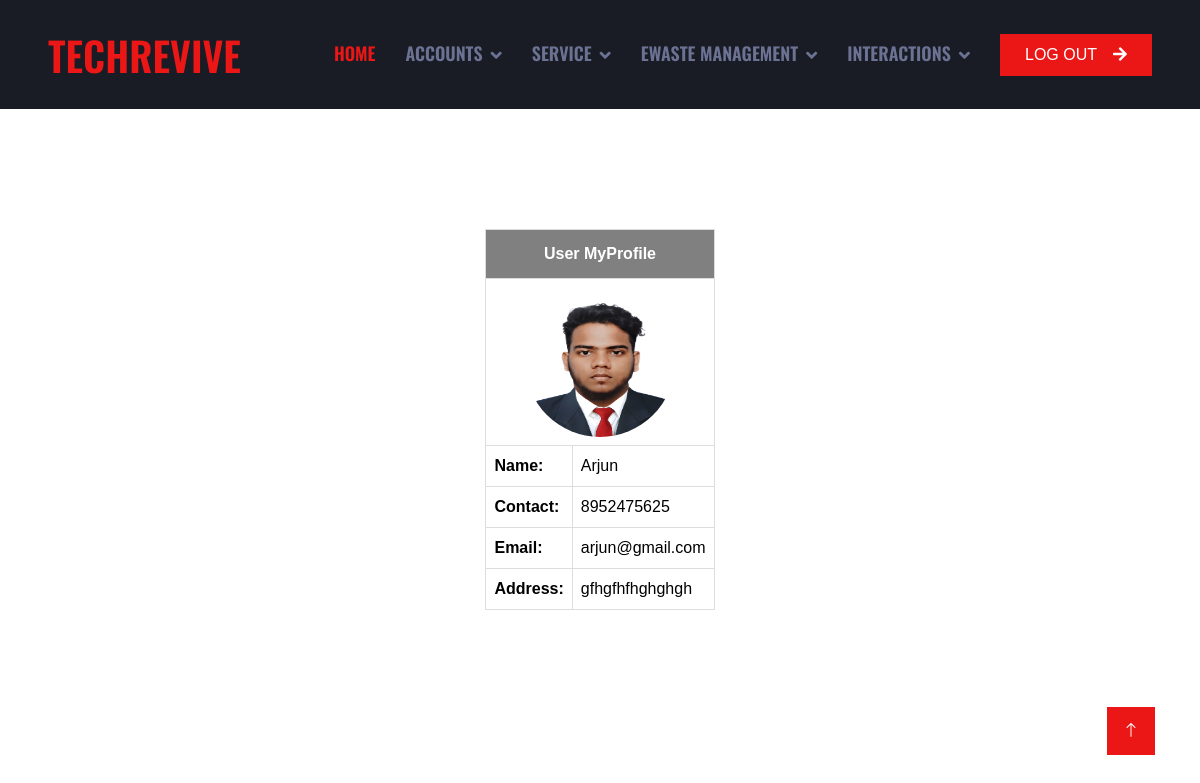
The app's page /User/userprofile/ (signed in), older data.
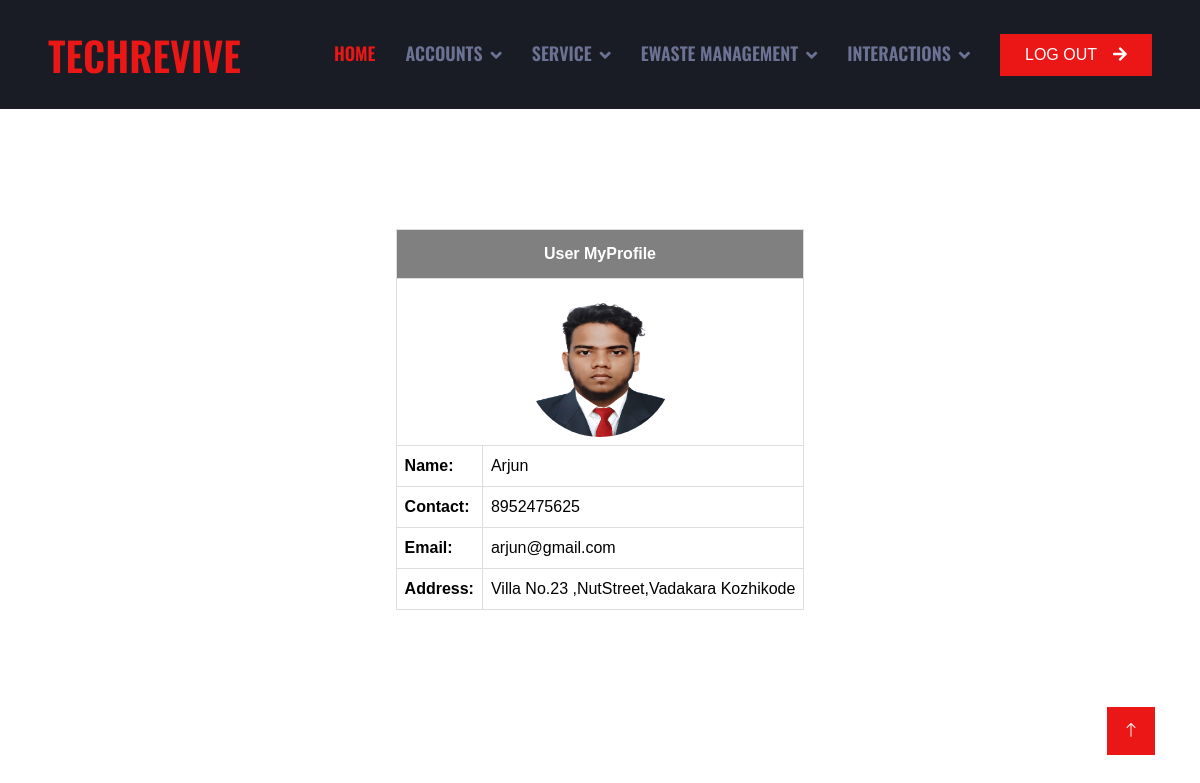
The same page, newer data.
### Guest/models.py (models this page shows)
class User(models.Model):
    user_name=models.CharField(max_length=50)
    user_gender=models.CharField(max_length=50)
    user_contact=models.CharField(max_length=50)
    user_email=models.CharField(max_length=50)
    user_photo=models.FileField(upload_to='UserDocs/')
    user_proof=models.FileField(upload_to='UserDocs/')
    user_password=models.CharField(max_length=50)
    user_address=models.CharField(max_length=100)
    place=models.ForeignKey('Admin.Place',on_delete=models.CASCADE)

### User/views.py (the view)
# urls.py: path('userprofile/', views.UserMyProfile,name="userprofile"),
def UserMyProfile(request):
    if 'uid' in request.session:
        user=User.objects.get(id=request.session["uid"])
        return render(request,"User/UserMyProfile.html",{'data':user})
    else:
        return redirect('guest:Home')

### User/Templates/User/UserMyProfile.html (shortened to what this page needs)
{% extends 'User/Head.html' %}
{% load static %}
{% block content %}
<!DOCTYPE html>
<html lang="en">
<head>
</head>
<body>
    <div id="tab">
    <br>
    <br>
    <br>
    <br>
    <br>
    <table border="1" align="center" cellpadding="10" style="border-collapse: collapse;" bgcolor="white">
        <tr>
            <th colspan="4"><center>User MyProfile</center></th>
        </tr>
        <tr>
            <td align="center" colspan="2"><img src="{{data.user_photo.url}}" width="150" height="150"  style="border-radius: 75px;"></td>
        </tr>
        <tr>
            <td><b>Name:</b></td>
            <td>{{data.user_name}}</td>
        </tr>
        <tr>
            <td><b>Contact:</b></td>
            <td>{{data.user_contact}}</td>
        </tr>
        <tr>
            <td><b>Email:</b></td>
            <td>{{data.user_email}}</td>
        </tr>
        <tr >
            <td><b>Address:</b></td>
            <td>{{data.user_address}}</td>
        </tr>
    </table>
    </div>
</body>
</html>
{% endblock content %}

Row changes from the older to the newer data that the page shows:
changed User "Arjun": user_address "gfhgfhfhghghgh" → "Villa No.23 ,NutStreet,Vadakara Kozhikode"
